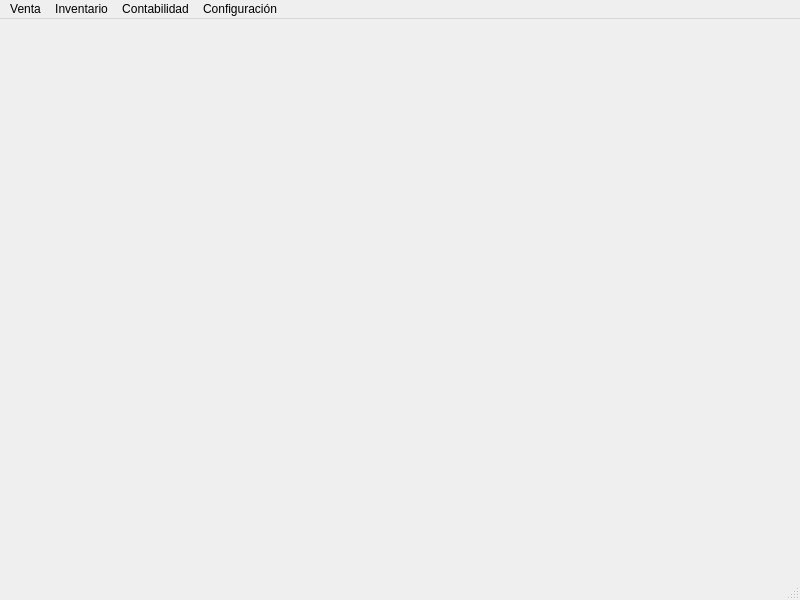
<?xml version="1.0" encoding="UTF-8"?>
<ui version="4.0">
 <class>CrearUsuario</class>
 <widget class="QMainWindow" name="CrearUsuario">
  <property name="geometry">
   <rect>
    <x>0</x>
    <y>0</y>
    <width>800</width>
    <height>600</height>
   </rect>
  </property>
  <property name="windowTitle">
   <string>MainWindow</string>
  </property>
  <widget class="QWidget" name="centralwidget"/>
  <widget class="QMenuBar" name="menubar">
   <property name="geometry">
    <rect>
     <x>0</x>
     <y>0</y>
     <width>800</width>
     <height>22</height>
    </rect>
   </property>
   <widget class="QMenu" name="menuVenta">
    <property name="title">
     <string>Venta</string>
    </property>
    <addaction name="actionVenta"/>
    <addaction name="actionModificar"/>
   </widget>
   <widget class="QMenu" name="menuInventario">
    <property name="title">
     <string>Inventario</string>
    </property>
    <addaction name="actionInventario"/>
    <addaction name="actionActualizar"/>
    <addaction name="actionAlertas"/>
   </widget>
   <widget class="QMenu" name="menuContabilidad">
    <property name="title">
     <string>Contabilidad</string>
    </property>
    <addaction name="actionContabilidad"/>
    <addaction name="actionEgresos"/>
   </widget>
   <widget class="QMenu" name="menuConfiguraci_n">
    <property name="title">
     <string>Configuración</string>
    </property>
    <addaction name="actionCambio_de_Contrase_a"/>
    <addaction name="actionActualizar_Usuario"/>
    <addaction name="actionN_mina"/>
   </widget>
   <addaction name="menuVenta"/>
   <addaction name="menuInventario"/>
   <addaction name="menuContabilidad"/>
   <addaction name="menuConfiguraci_n"/>
  </widget>
  <widget class="QStatusBar" name="statusbar"/>
  <action name="actionCambio_de_Contrase_a">
   <property name="text">
    <string>Cambio de Contraseña</string>
   </property>
  </action>
  <action name="actionActualizar_Usuario">
   <property name="text">
    <string>Actualizar Usuario</string>
   </property>
  </action>
  <action name="actionN_mina">
   <property name="text">
    <string>Nómina</string>
   </property>
  </action>
  <action name="actionContabilidad">
   <property name="text">
    <string>Contabilidad</string>
   </property>
  </action>
  <action name="actionEgresos">
   <property name="text">
    <string>Egresos</string>
   </property>
  </action>
  <action name="actionInventario">
   <property name="text">
    <string>Inventario</string>
   </property>
  </action>
  <action name="actionActualizar">
   <property name="text">
    <string>Actualizar</string>
   </property>
  </action>
  <action name="actionVenta">
   <property name="text">
    <string>Venta</string>
   </property>
  </action>
  <action name="actionModificar">
   <property name="text">
    <string>Modificar</string>
   </property>
  </action>
  <action name="actionAlertas">
   <property name="text">
    <string>Alertas</string>
   </property>
  </action>
 </widget>
 <resources/>
 <connections/>
</ui>
